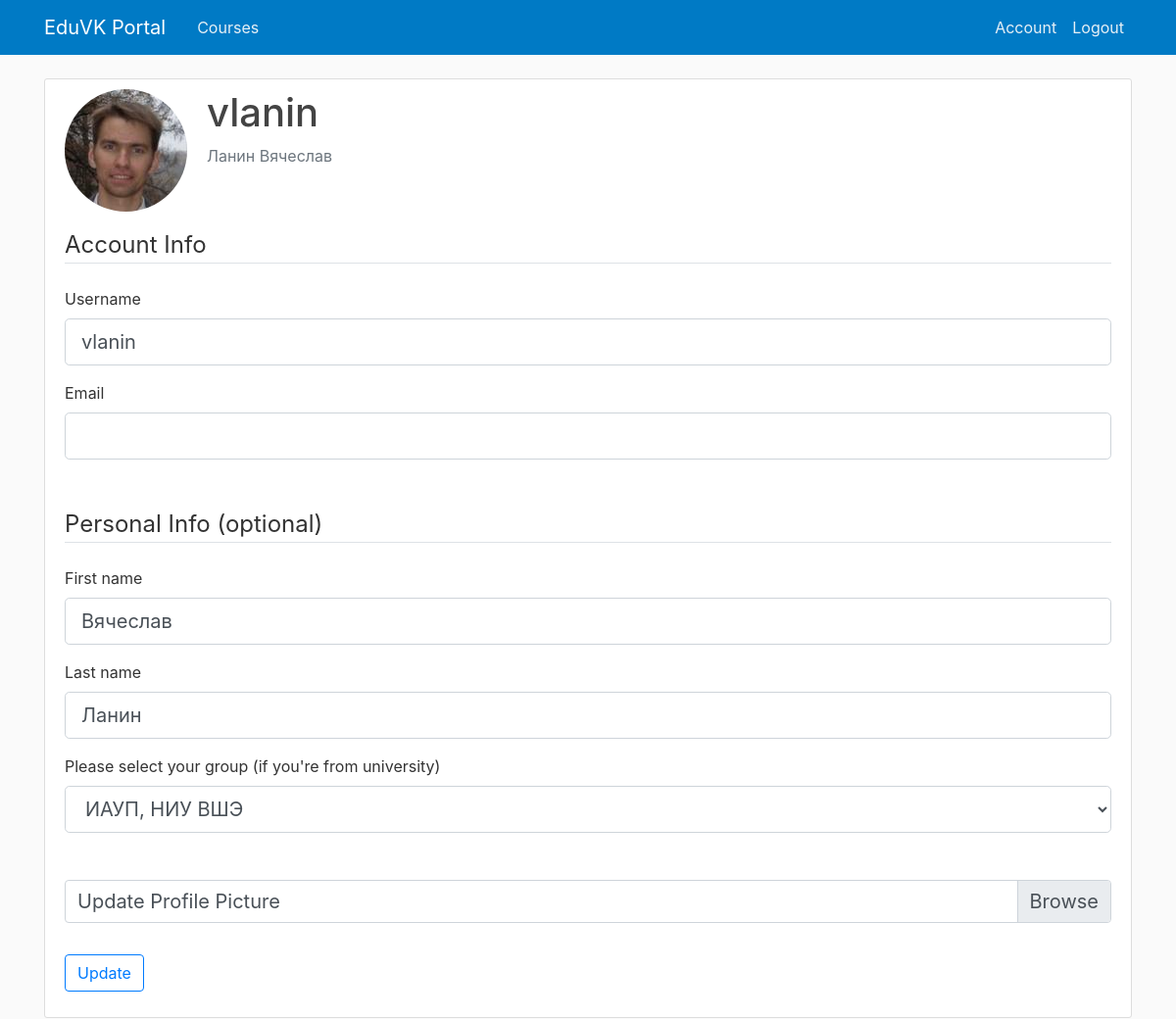
Page /account (signed in) on the committed database.
### app/models.py (models this page shows, shortened)
class User(db.Model, UserMixin):
    __tablename__ = 'user'
    id = db.Column(db.Integer, primary_key=True)
    username = db.Column(db.String(20), unique=True, nullable=False)
    email = db.Column(db.String(120), nullable=True)
    avatar = db.Column(db.String(20), nullable=False, default='default.jpg')
    first_name = db.Column(db.String(20), nullable=True)
    last_name = db.Column(db.String(30), nullable=True)
    password = db.Column(db.String(60), nullable=False)
    group_id = db.Column(db.Integer, db.ForeignKey('group.id'), nullable=True)
    group = db.relationship('Group', foreign_keys=[group_id], backref='students', lazy='select')
    role_id = db.Column(db.Integer, db.ForeignKey('role.id'), nullable=False)
    role = db.relationship('Role')
    courses = db.relationship('Course', secondary="course_user", back_populates='pupils', lazy='dynamic')

### app/users/views.py (the view)
@users.route("/account", methods=['GET', 'POST'])
def account():
    form = UpdateAccountForm()
    if form.validate_on_submit():
        if form.picture.data:
            picture_file = save_avatar(form.picture.data)
            current_user.avatar = picture_file
        current_user.username = form.username.data
        current_user.email = form.email.data
        current_user.first_name = form.first_name.data
        current_user.last_name = form.last_name.data
        current_user.group_id = form.group_id.data
        db.session.commit()
        flash('Your account has been updated!', 'success')
        return redirect(url_for('users.account'))
    elif request.method == 'GET':
        form.username.data = current_user.username
        form.email.data = current_user.email
        form.first_name.data = current_user.first_name
        form.last_name.data = current_user.last_name
        form.group_id.data = current_user.group_id
    image_file = url_for('static', filename='profile_pics/' + current_user.avatar)
    return render_template('account.html', title='Account',
                           image_file=image_file, form=form)

### app/users/forms.py (shortened to what this page needs)
class UpdateAccountForm(FlaskForm):
    username = StringField('Username',
                           validators=[DataRequired(), Length(min=2, max=20)])
    email = StringField('Email')
    first_name = StringField('First name',
                             validators=[Length(min=2, max=20)])
    last_name = StringField('Last name',
                            validators=[Length(min=2, max=30)])
    group_id = SelectField('Please select your group (if you\'re from university)', coerce=int)
    picture = FileField('Update Profile Picture', validators=[FileAllowed(['jpg', 'png'])])
    submit = SubmitField('Update')
    def __init__(self):
        super(UpdateAccountForm, self).__init__()
        self.group_id.choices = [(group.id, group.name + ', ' + group.stakeholders) for group in Group.query.all()]

### app/models.py (called while the page is built)
@login_manager.user_loader
def load_user(user_id):
    return User.query.get(int(user_id))

### app/templates/account.html (shortened to what this page needs)
{% extends "layout.html" %}
{% block content %}
    <div class="content-section">
      <div class="media">
        <img class="rounded-circle account-img" src="{{ image_file }}">
        <div class="media-body">
          <h2 class="account-heading">{{ current_user.username }}</h2>
          {% if current_user.last_name and current_user.first_name %}
            <p class="text-secondary">
              {{ current_user.last_name }} {{ current_user.first_name }}
            </p>
          {% endif %}
        </div>
      </div>
        <form method="POST" action="" enctype="multipart/form-data">
            <fieldset class="form-group">
                <legend class="border-bottom mb-4">Account Info</legend>
                <div class="form-group">
                    {{ form.username.label(class="form-control-label") }}
                    {% if form.username.errors %}
                        {{ form.username(class="form-control form-control-lg is-invalid") }}
                        <div class="invalid-feedback">
                            {% for error in form.username.errors %}
                                <span>{{ error }}</span>
                            {% endfor %}
                        </div>
                    {% else %}
                        {{ form.username(class="form-control form-control-lg") }}
                    {% endif %}
                </div>
                <div class="form-group">
                    {{ form.email.label(class="form-control-label") }}
                    {% if form.email.errors %}
                        {{ form.email(class="form-control form-control-lg is-invalid") }}
                        <div class="invalid-feedback">
                            {% for error in form.email.errors %}
                                <span>{{ error }}</span>
                            {% endfor %}
                        </div>
                    {% else %}
                        {{ form.email(class="form-control form-control-lg") }}
                    {% endif %}
                </div>
                <legend class="border-bottom mb-4 mt-5">Personal Info (optional)</legend>
                <div class="form-group">
                    {{ form.first_name.label(class="form-control-label") }}
                    {% if form.first_name.errors %}
                        {{ form.first_name(class="form-control form-control-lg is-invalid") }}
                        <div class="invalid-feedback">
                            {% for error in form.first_name.errors %}
                                <span>{{ error }}</span>
                            {% endfor %}
                        </div>
                    {% else %}
                        {{ form.first_name(class="form-control form-control-lg") }}
                    {% endif %}
                </div>
                <div class="form-group">
                    {{ form.last_name.label(class="form-control-label") }}
                    {% if form.last_name.errors %}
                        {{ form.last_name(class="form-control form-control-lg is-invalid") }}
                        <div class="invalid-feedback">
                            {% for error in form.last_name.errors %}
                                <span>{{ error }}</span>
                            {% endfor %}
                        </div>
                    {% else %}
                        {{ form.last_name(class="form-control form-control-lg") }}
                    {% endif %}
                </div>
                <div class="form-group">
                  {{ form.group_id.label(class="form-control-label") }}
                  {% if form.group_id.errors %}
                      {{ form.group_id(class="form-control form-control-lg is-invalid") }}
                      <div class="invalid-feedback">
                          {% for error in form.group_id.errors %}
                              <span>{{ error }}</span>
                          {% endfor %}
                      </div>
                  {% else %}
                      {{ form.group_id(class="form-control form-control-lg") }}
                  {% endif %}
                </div>
                <div class="form-group">
                      <div class="input-group mb-3">
                          <div class="custom-file form-control-lg">
                              <label class="custom-file-label" for="inputGroupFile01">{{ form.picture.label() }}</label>
                          </div>
                      </div>
                </div>
            </fieldset>
            <div class="form-group">
                {{ form.submit(class="btn btn-outline-primary") }}
            </div>
        </form>
    </div>
{% endblock content %}

### app/static/main.css (style rules this page uses)
body { background: #fafafa; color: #333333; margin-top: 5rem; }
h1, h2, h3, h4, h5, h6 { color: #444444; }
.content-section { background: #ffffff; padding: 10px 20px; border: 1px solid #dddddd; border-radius: 3px; margin-bottom: 20px; }
.account-img { height: 125px; width: 125px; margin-right: 20px; margin-bottom: 16px; }
.account-heading { font-size: 2.5rem; }

### rows in the picture
User: username "vlanin", last_name "Ланин", first_name "Вячеслав", group_id "ИАУП, НИУ ВШЭ"
